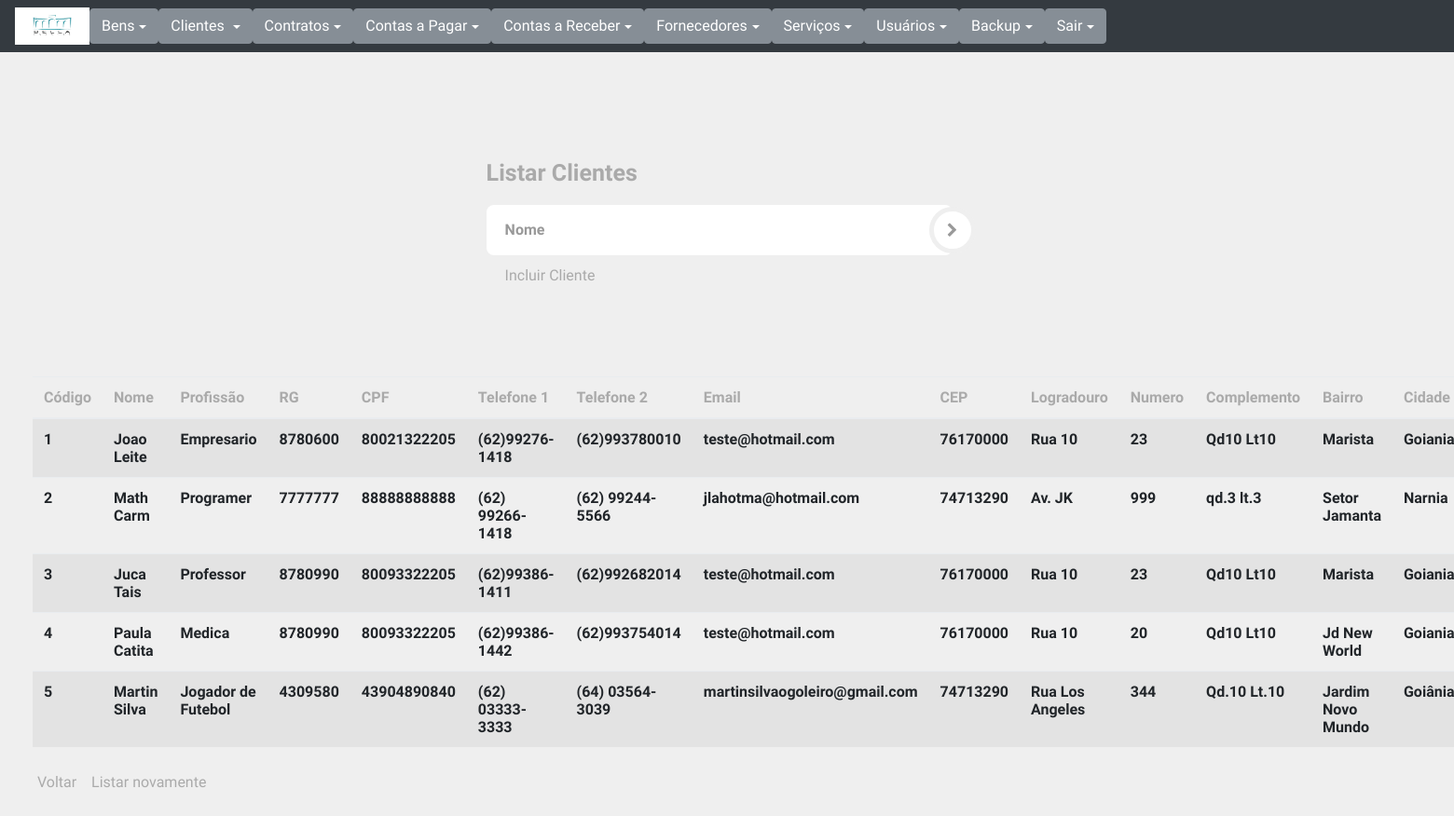
/listarCliente.php (signed in), run on the app's committed database.
### tables this page shows
CREATE TABLE `cliente` (
  `id` int(11) NOT NULL AUTO_INCREMENT,
  `nome` varchar(50) NOT NULL,
  `profissao` varchar(35) NOT NULL,
  `rg` varchar(7) NOT NULL,
  `cpf` varchar(11) NOT NULL,
  `fone1` varchar(15) NOT NULL,
  `fone2` varchar(15) NOT NULL,
  `email` varchar(80) NOT NULL,
  `cep` int(11) NOT NULL,
  `logradouro` varchar(60) NOT NULL,
  `numero` int(11) NOT NULL,
  `complemento` varchar(60) DEFAULT NULL,
  `bairro` varchar(40) NOT NULL,
  `cidade` varchar(50) NOT NULL,
  PRIMARY KEY (`id`)
);

### listarCliente.php (the view, shortened to what this page needs)
<?php
require "connect.php";
if (isset($_GET['ordem'])) {
    $ordem=" ORDER BY " . $_GET['ordem'];
}else {
    $ordem="";
}
if (isset($_GET['nome'])) {
   setcookie('aux',$_GET['nome'], time() + 30);
}else{
$pnome="";
}
if (isset($_COOKIE['aux'])){
    if (empty($_COOKIE['aux'])){
        $pnome="";
    }else {
        $pnome="&nome=" . $_COOKIE['aux'];
}
}else {
    $pnome="";
}
require "modelo.php";
?>
    <div style="margin-left:33%;padding:70px 0">
        <div class="logo">Listar Clientes</div>
        <div class="login-form-1">
            <form id="login-form" class="text-left" action="listarCliente.php" method="get">
                <div style="width:500px" class="main-login-form">
                    <div class="login-group">
                        <div class="form-group">
                            <input type="text" class="form-control" id="nome" name="nome" placeholder="Nome">
                        </div>
                    </div>
                    <button type="submit" class="login-button"><i class="fa fa-chevron-right"></i></button>
                </div>
                <div class="etc-login-form">
                       <a href='frmCliente.php'>Incluir Cliente</a>
                </div>
            </form>
        </div>
    </div>
    <div class='table-responsive col-md-12'>
        <table class='table table-striped'>
            <thead>
                <tr>
                <?php
                    echo "<th><a href='listarCliente.php?ordem=id{$pnome}'>Código</a></th>";
                    echo "<th><a href='listarCliente.php?ordem=nome{$pnome}'>Nome</a></th>";
					echo "<th><a href='listarCliente.php?ordem=profissao{$pnome}'>Profissão</a></th>";
					echo "<th><a href='listarCliente.php?ordem=rg{$pnome}'>RG</a></th>";
					echo "<th><a href='listarCliente.php?ordem=cpf{$pnome}'>CPF</a></th>";
					echo "<th><a href='listarCliente.php?ordem=fone1{$pnome}'>Telefone 1</a></th>";
					echo "<th><a href='listarCliente.php?ordem=fone2{$pnome}'>Telefone 2</a></th>";
					echo "<th><a href='listarCliente.php?ordem=email{$pnome}'>Email</a></th>";
					echo "<th><a href='listarCliente.php?ordem=cep{$pnome}'>CEP</a></th>";
                    echo "<th><a href='listarCliente.php?ordem=logradouro{$pnome}'>Logradouro</a></th>";
                    echo "<th><a href='listarCliente.php?ordem=numero{$pnome}'>Numero</a></th>";
                    echo "<th><a href='listarCliente.php?ordem=complemento{$pnome}'>Complemento</a></th>";
                    echo "<th><a href='listarCliente.php?ordem=bairro{$pnome}'>Bairro</a></th>";
                    echo "<th><a href='listarCliente.php?ordem=cidade{$pnome}'>Cidade</a></th>";
                    ?>
                </tr>
            </thead>
    </div>
	<tbody>
            <?php
if(!empty($_GET['nome'])){
        $nome = "%" . $_GET['nome'] . "%";
        $sql= "SELECT * FROM cliente WHERE upper(nome) LIKE upper(:nome)" . $ordem;
        $resultado = $con->prepare($sql);
        $resultado->bindParam(':nome', $nome, PDO::PARAM_STR);
        $resultado->execute();
    }else{
                $sql= "select * from cliente " . $ordem;
                $resultado = $con->prepare($sql);
                $resultado->execute();
                }
            while ($row = $resultado->fetchObject()) {
                echo "<tr>";
                echo "<td><b>{$row->id}</b></td>";
                echo "<td><b>{$row->nome}</b></td>";
				echo "<td><b>{$row->profissao}</b></td>";
				echo "<td><b>{$row->rg}</b></td>";
				echo "<td><b>{$row->cpf}</b></td>";
				echo "<td><b>{$row->fone1}</b></td>";
				echo "<td><b>{$row->fone2}</b></td>";
				echo "<td><b>{$row->email}</b></td>";
                echo "<td><b>{$row->cep}</b></td>";
                echo "<td><b>{$row->logradouro}</b></td>";
                echo "<td><b>{$row->numero}</b></td>";
                echo "<td><b>{$row->complemento}</b></td>";
                echo "<td><b>{$row->bairro}</b></td>";
                echo "<td><b>{$row->cidade}</b></td>";
                echo "</tr>";
                    }
            ?>
    </tbody>
    <div class="etc-login-form">
        <a href="index.php">Voltar</a>
		<a href="listarCliente.php?apaga=1">Listar novamente</a>
    </div>
</body>
</html>

### css/style.css (style rules this page uses)
html, body { background: #efefef; padding: 10px; font-family: 'Varela Round'; }
a { color: #aaaaaa; transition: all ease-in-out 200ms; }
.etc-login-form { color: #919191; padding: 10px 20px; }
.login-form-1 { max-width: 300px; border-radius: 5px; display: inline-block; }
.main-login-form { position: relative; }
.login-form-1 .form-control { border: 0; box-shadow: 0 0 0; border-radius: 0; background: transparent; color: #555555; padding: 7px 0; font-weight: bold; height:auto; }
.login-form-1 .form-group { margin-bottom: 0; border-bottom: 2px solid #efefef; padding-right: 20px; position: relative; }
.login-form-1 .form-group:last-child { border-bottom: 0; }
.login-group { background: #ffffff; color: #999999; border-radius: 8px; padding: 10px 20px; }
.login-form-1 .login-button { position: absolute; right: -25px; top: 50%; background: #ffffff; color: #999999; padding: 11px 0; width: 50px; height: 50px; margin-top: -25px; border: 5px solid #efefef; border-radius: 50%; transition: all ease-in-out 500ms; }
.logo { padding: 15px 0; font-size: 25px; color: #aaaaaa; font-weight: bold; }

### css/nav.css (style rules this page uses)
body { min-height: 75rem; padding-top: 4.5rem; }

### data on the page
cliente: id "1", nome "Joao Leite", profissao "Empresario", rg "8780600", cpf "80021322205", fone1 "(62)99276-1418", fone2 "(62)993780010", email "teste@hotmail.com", cep "76170000", logradouro "Rua 10", numero "23", complemento "Qd10 Lt10", bairro "Marista", cidade "Goiania"
cliente: id "2", nome "Math Carm", profissao "Programer", rg "7777777", cpf "88888888888", fone1 "(62) 99266-1418", fone2 "(62) 99244-5566", email "jlahotma@hotmail.com", cep "74713290", logradouro "Av. JK", numero "999", complemento "qd.3 lt.3", bairro "Setor Jamanta", cidade "Narnia"
cliente: id "3", nome "Juca Tais", profissao "Professor", rg "8780990", cpf "80093322205", fone1 "(62)99386-1411", fone2 "(62)992682014", email "teste@hotmail.com", cep "76170000", logradouro "Rua 10", numero "23", complemento "Qd10 Lt10", bairro "Marista", cidade "Goiania"
cliente: id "4", nome "Paula Catita", profissao "Medica", rg "8780990", cpf "80093322205", fone1 "(62)99386-1442", fone2 "(62)993754014", email "teste@hotmail.com", cep "76170000", logradouro "Rua 10", numero "20", complemento "Qd10 Lt10", bairro "Jd New World", cidade "Goiania"
cliente: id "5", nome "Martin Silva", profissao "Jogador de Futebol", rg "4309580", cpf "43904890840", fone1 "(62) 03333-3333", fone2 "(64) 03564-3039", email "martinsilvaogoleiro@gmail.com", cep "74713290", logradouro "Rua Los Angeles", numero "344", complemento "Qd.10 Lt.10", bairro "Jardim Novo Mundo", cidade "Goiânia"
